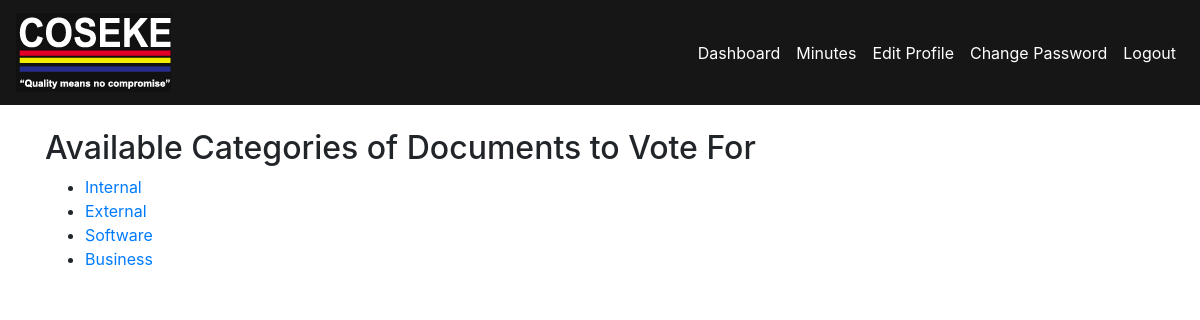
Page /category/ (signed in) on the committed database.
### poll/models.py (models this page shows, shortened)
class Category(models.Model):
    title = models.CharField(max_length=50, unique=True)

### poll/views.py (the view)
# urls.py: path('category/', views.categoryView, name='category'),
@login_required
def categoryView(request):
    obj = Category.objects.all()
    return render(request, "poll/category.html", {'obj': obj})

### poll/templates/poll/category.html (shortened to what this page needs)
{% extends "base.html" %}
{% block content %}
  <h2>Available Categories of Documents to Vote For</h2>
  <ul>
    {% for i in obj %}
      <li><a href="{% url 'document' i.id %}">{{i.title}}</a></li>
    {% empty %}
      <p>No Documents Available</p>
    {% endfor %}
  </ul>
{% endblock %}

### rows in the picture
Category: title "Internal"
Category: title "External"
Category: title "Software"
Category: title "Business"
